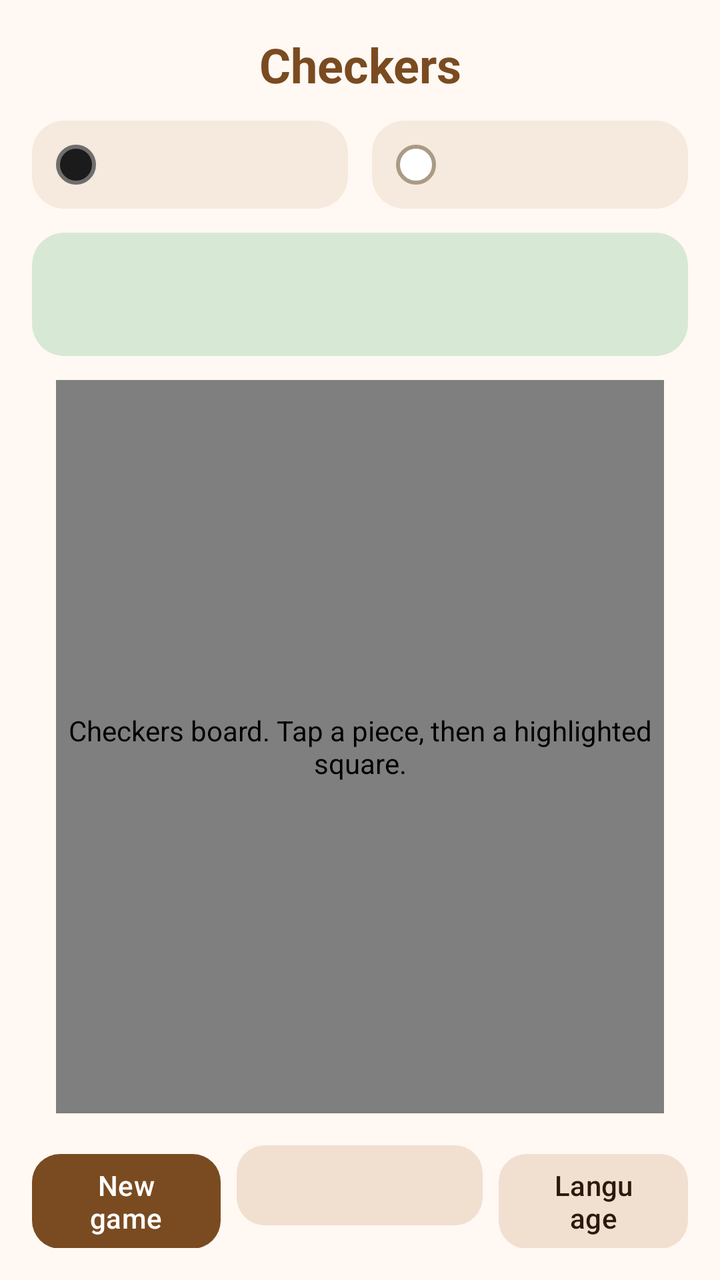
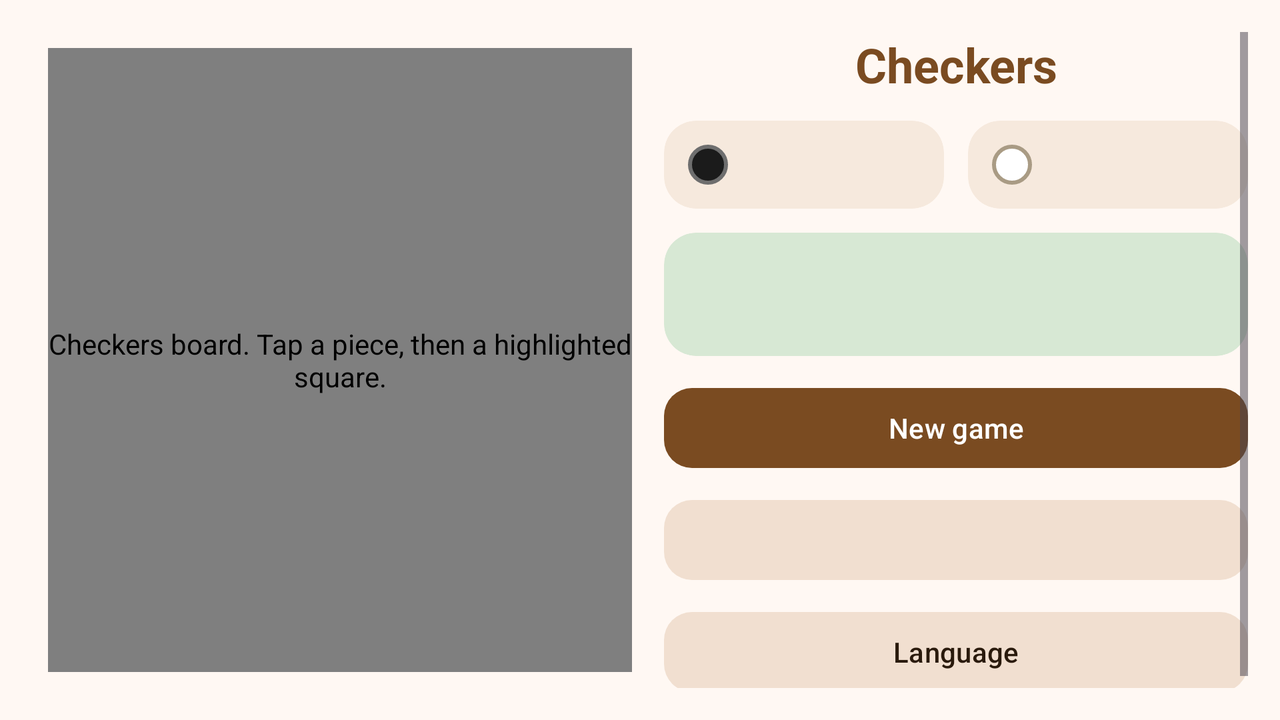

First picture: res/layout/ on a phone held upright. Second picture: the repository's own variant of that layout, on a device whose configuration matches the variant's folder. Source for both follows.
<!-- AndroidManifest.xml: application theme Theme.Checkers -->
<!-- res/layout/activity_main.xml -->
<?xml version="1.0" encoding="utf-8"?>
<LinearLayout xmlns:android="http://schemas.android.com/apk/res/android"
    xmlns:app="http://schemas.android.com/apk/res-auto"
    android:layout_width="match_parent"
    android:layout_height="match_parent"
    android:orientation="vertical"
    android:padding="16dp">

    <TextView
        android:layout_width="match_parent"
        android:layout_height="wrap_content"
        android:gravity="center"
        android:text="@string/app_name"
        android:textAppearance="?attr/textAppearanceHeadlineSmall"
        android:textColor="?attr/colorPrimary"
        android:textStyle="bold" />

    <LinearLayout
        android:layout_width="match_parent"
        android:layout_height="wrap_content"
        android:layout_marginTop="12dp"
        android:orientation="horizontal">

        <com.google.android.material.card.MaterialCardView
            style="@style/Widget.Material3.CardView.Filled"
            android:layout_width="0dp"
            android:layout_height="wrap_content"
            android:layout_marginEnd="6dp"
            android:layout_weight="1"
            app:cardBackgroundColor="@color/card_bg"
            app:cardCornerRadius="16dp"
            app:cardElevation="0dp">

            <LinearLayout
                android:layout_width="match_parent"
                android:layout_height="wrap_content"
                android:gravity="center_vertical"
                android:orientation="horizontal"
                android:padding="12dp">

                <View
                    android:layout_width="20dp"
                    android:layout_height="20dp"
                    android:background="@drawable/dot_black" />

                <TextView
                    android:id="@+id/computerScoreText"
                    android:layout_width="0dp"
                    android:layout_height="wrap_content"
                    android:layout_marginStart="10dp"
                    android:layout_weight="1"
                    android:textAppearance="?attr/textAppearanceBodyMedium"
                    android:textColor="?attr/colorOnSurface" />
            </LinearLayout>
        </com.google.android.material.card.MaterialCardView>

        <com.google.android.material.card.MaterialCardView
            style="@style/Widget.Material3.CardView.Filled"
            android:layout_width="0dp"
            android:layout_height="wrap_content"
            android:layout_marginStart="6dp"
            android:layout_weight="1"
            app:cardBackgroundColor="@color/card_bg"
            app:cardCornerRadius="16dp"
            app:cardElevation="0dp">

            <LinearLayout
                android:layout_width="match_parent"
                android:layout_height="wrap_content"
                android:gravity="center_vertical"
                android:orientation="horizontal"
                android:padding="12dp">

                <View
                    android:layout_width="20dp"
                    android:layout_height="20dp"
                    android:background="@drawable/dot_white" />

                <TextView
                    android:id="@+id/playerScoreText"
                    android:layout_width="0dp"
                    android:layout_height="wrap_content"
                    android:layout_marginStart="10dp"
                    android:layout_weight="1"
                    android:textAppearance="?attr/textAppearanceBodyMedium"
                    android:textColor="?attr/colorOnSurface" />
            </LinearLayout>
        </com.google.android.material.card.MaterialCardView>
    </LinearLayout>

    <com.google.android.material.card.MaterialCardView
        android:id="@+id/statusCard"
        style="@style/Widget.Material3.CardView.Filled"
        android:layout_width="match_parent"
        android:layout_height="wrap_content"
        android:layout_marginTop="12dp"
        app:cardBackgroundColor="@color/status_your_turn"
        app:cardCornerRadius="16dp"
        app:cardElevation="0dp">

        <LinearLayout
            android:layout_width="match_parent"
            android:layout_height="wrap_content"
            android:orientation="vertical"
            android:padding="14dp">

            <TextView
                android:id="@+id/statusText"
                android:layout_width="match_parent"
                android:layout_height="wrap_content"
                android:gravity="center"
                android:textAppearance="?attr/textAppearanceTitleMedium"
                android:textColor="@color/status_text"
                android:textStyle="bold" />

            <com.google.android.material.progressindicator.LinearProgressIndicator
                android:id="@+id/thinkingIndicator"
                android:layout_width="match_parent"
                android:layout_height="wrap_content"
                android:layout_marginTop="8dp"
                android:indeterminate="true"
                android:visibility="invisible"
                app:trackCornerRadius="4dp" />
        </LinearLayout>
    </com.google.android.material.card.MaterialCardView>

    <com.example.checkers.ui.BoardView
        android:id="@+id/boardView"
        android:layout_width="match_parent"
        android:layout_height="0dp"
        android:layout_gravity="center"
        android:layout_margin="12dp"
        android:layout_weight="1"
        android:contentDescription="@string/board_description" />

    <LinearLayout
        android:layout_width="match_parent"
        android:layout_height="wrap_content"
        android:orientation="horizontal">

        <com.google.android.material.button.MaterialButton
            android:id="@+id/newGameButton"
            android:layout_width="0dp"
            android:layout_height="wrap_content"
            android:layout_marginEnd="4dp"
            android:layout_weight="1"
            android:maxLines="2"
            android:text="@string/button_new_game"
            app:cornerRadius="14dp" />

        <com.google.android.material.button.MaterialButton
            android:id="@+id/difficultyButton"
            style="@style/Widget.Material3.Button.TonalButton"
            android:layout_width="0dp"
            android:layout_height="wrap_content"
            android:layout_marginHorizontal="4dp"
            android:layout_weight="1.3"
            android:maxLines="2"
            app:cornerRadius="14dp" />

        <com.google.android.material.button.MaterialButton
            android:id="@+id/languageButton"
            style="@style/Widget.Material3.Button.TonalButton"
            android:layout_width="0dp"
            android:layout_height="wrap_content"
            android:layout_marginStart="4dp"
            android:layout_weight="1"
            android:maxLines="2"
            android:text="@string/button_language"
            app:cornerRadius="14dp" />
    </LinearLayout>
</LinearLayout>
<!-- resources referenced by this layout -->
<resources>
  <color name="card_bg">#F6E9DD</color>
  <color name="status_text">#1B1B1B</color>
  <color name="status_your_turn">#D7E8D4</color>
  <!-- drawable dot_black (drawable) -->
  <?xml version="1.0" encoding="utf-8"?>
  <shape xmlns:android="http://schemas.android.com/apk/res/android" android:shape="oval">
      <solid android:color="@color/piece_black_dark" />
      <stroke android:width="2dp" android:color="@color/piece_black_ring" />
  </shape>
  <!-- drawable dot_white (drawable) -->
  <?xml version="1.0" encoding="utf-8"?>
  <shape xmlns:android="http://schemas.android.com/apk/res/android" android:shape="oval">
      <solid android:color="@color/piece_white_light" />
      <stroke android:width="2dp" android:color="@color/piece_white_edge" />
  </shape>
  <string name="app_name">Checkers</string>
  <string name="board_description">Checkers board. Tap a piece, then a highlighted square.</string>
  <string name="button_language">Language</string>
  <string name="button_new_game">New game</string>
  <style name="Theme.Checkers" parent="Theme.Material3.DayNight.NoActionBar">
          <item name="colorPrimary">@color/brand_primary</item>
          <item name="colorOnPrimary">@color/brand_on_primary</item>
          <item name="colorPrimaryContainer">@color/brand_primary_container</item>
          <item name="colorOnPrimaryContainer">@color/brand_on_primary_container</item>
          <item name="colorSecondaryContainer">@color/brand_secondary_container</item>
          <item name="colorOnSecondaryContainer">@color/brand_on_secondary_container</item>
          <item name="colorSurface">@color/app_surface</item>
          <item name="colorOnSurface">@color/app_on_surface</item>
          <item name="android:colorBackground">@color/app_surface</item>
          <item name="colorOnBackground">@color/app_on_surface</item>
          <item name="android:statusBarColor">@color/app_surface</item>
          <item name="android:windowLightStatusBar">@bool/light_bars</item>
      </style>
  <color name="piece_black_dark">#1B1B1B</color>
  <color name="piece_black_ring">#6E6E6E</color>
  <color name="piece_white_light">#FFFFFF</color>
  <color name="piece_white_edge">#A99B84</color>
  <color name="brand_primary">#7A4B21</color>
  <color name="brand_on_primary">#FFFFFF</color>
  <color name="brand_primary_container">#FFDCC1</color>
  <color name="brand_on_primary_container">#2C1600</color>
  <color name="brand_secondary_container">#F1DFD0</color>
  <color name="brand_on_secondary_container">#2A1A0C</color>
  <color name="app_surface">#FFF8F3</color>
  <color name="app_on_surface">#201A16</color>
</resources>
<!-- res/layout-land/activity_main.xml (the repository's variant of the layout above) -->
<!-- drawn on the phone turned sideways -->
<?xml version="1.0" encoding="utf-8"?>
<LinearLayout xmlns:android="http://schemas.android.com/apk/res/android"
    xmlns:app="http://schemas.android.com/apk/res-auto"
    android:layout_width="match_parent"
    android:layout_height="match_parent"
    android:orientation="horizontal"
    android:padding="16dp">

    <com.example.checkers.ui.BoardView
        android:id="@+id/boardView"
        android:layout_width="0dp"
        android:layout_height="match_parent"
        android:layout_gravity="center"
        android:layout_margin="8dp"
        android:layout_weight="1"
        android:contentDescription="@string/board_description" />

    <ScrollView
        android:layout_width="0dp"
        android:layout_height="match_parent"
        android:layout_marginStart="8dp"
        android:layout_weight="1"
        android:fillViewport="true">

        <LinearLayout
            android:layout_width="match_parent"
            android:layout_height="wrap_content"
            android:gravity="center_vertical"
            android:orientation="vertical">

            <TextView
                android:layout_width="match_parent"
                android:layout_height="wrap_content"
                android:gravity="center"
                android:text="@string/app_name"
                android:textAppearance="?attr/textAppearanceHeadlineSmall"
                android:textColor="?attr/colorPrimary"
                android:textStyle="bold" />

            <LinearLayout
                android:layout_width="match_parent"
                android:layout_height="wrap_content"
                android:layout_marginTop="12dp"
                android:orientation="horizontal">

                <com.google.android.material.card.MaterialCardView
                    style="@style/Widget.Material3.CardView.Filled"
                    android:layout_width="0dp"
                    android:layout_height="wrap_content"
                    android:layout_marginEnd="6dp"
                    android:layout_weight="1"
                    app:cardBackgroundColor="@color/card_bg"
                    app:cardCornerRadius="16dp"
                    app:cardElevation="0dp">

                    <LinearLayout
                        android:layout_width="match_parent"
                        android:layout_height="wrap_content"
                        android:gravity="center_vertical"
                        android:orientation="horizontal"
                        android:padding="12dp">

                        <View
                            android:layout_width="20dp"
                            android:layout_height="20dp"
                            android:background="@drawable/dot_black" />

                        <TextView
                            android:id="@+id/computerScoreText"
                            android:layout_width="0dp"
                            android:layout_height="wrap_content"
                            android:layout_marginStart="10dp"
                            android:layout_weight="1"
                            android:textAppearance="?attr/textAppearanceBodyMedium"
                            android:textColor="?attr/colorOnSurface" />
                    </LinearLayout>
                </com.google.android.material.card.MaterialCardView>

                <com.google.android.material.card.MaterialCardView
                    style="@style/Widget.Material3.CardView.Filled"
                    android:layout_width="0dp"
                    android:layout_height="wrap_content"
                    android:layout_marginStart="6dp"
                    android:layout_weight="1"
                    app:cardBackgroundColor="@color/card_bg"
                    app:cardCornerRadius="16dp"
                    app:cardElevation="0dp">

                    <LinearLayout
                        android:layout_width="match_parent"
                        android:layout_height="wrap_content"
                        android:gravity="center_vertical"
                        android:orientation="horizontal"
                        android:padding="12dp">

                        <View
                            android:layout_width="20dp"
                            android:layout_height="20dp"
                            android:background="@drawable/dot_white" />

                        <TextView
                            android:id="@+id/playerScoreText"
                            android:layout_width="0dp"
                            android:layout_height="wrap_content"
                            android:layout_marginStart="10dp"
                            android:layout_weight="1"
                            android:textAppearance="?attr/textAppearanceBodyMedium"
                            android:textColor="?attr/colorOnSurface" />
                    </LinearLayout>
                </com.google.android.material.card.MaterialCardView>
            </LinearLayout>

            <com.google.android.material.card.MaterialCardView
                android:id="@+id/statusCard"
                style="@style/Widget.Material3.CardView.Filled"
                android:layout_width="match_parent"
                android:layout_height="wrap_content"
                android:layout_marginTop="12dp"
                app:cardBackgroundColor="@color/status_your_turn"
                app:cardCornerRadius="16dp"
                app:cardElevation="0dp">

                <LinearLayout
                    android:layout_width="match_parent"
                    android:layout_height="wrap_content"
                    android:orientation="vertical"
                    android:padding="14dp">

                    <TextView
                        android:id="@+id/statusText"
                        android:layout_width="match_parent"
                        android:layout_height="wrap_content"
                        android:gravity="center"
                        android:textAppearance="?attr/textAppearanceTitleMedium"
                        android:textColor="@color/status_text"
                        android:textStyle="bold" />

                    <com.google.android.material.progressindicator.LinearProgressIndicator
                        android:id="@+id/thinkingIndicator"
                        android:layout_width="match_parent"
                        android:layout_height="wrap_content"
                        android:layout_marginTop="8dp"
                        android:indeterminate="true"
                        android:visibility="invisible"
                        app:trackCornerRadius="4dp" />
                </LinearLayout>
            </com.google.android.material.card.MaterialCardView>

            <com.google.android.material.button.MaterialButton
                android:id="@+id/newGameButton"
                android:layout_width="match_parent"
                android:layout_height="wrap_content"
                android:layout_marginTop="12dp"
                android:text="@string/button_new_game"
                app:cornerRadius="14dp" />

            <com.google.android.material.button.MaterialButton
                android:id="@+id/difficultyButton"
                style="@style/Widget.Material3.Button.TonalButton"
                android:layout_width="match_parent"
                android:layout_height="wrap_content"
                android:layout_marginTop="8dp"
                app:cornerRadius="14dp" />

            <com.google.android.material.button.MaterialButton
                android:id="@+id/languageButton"
                style="@style/Widget.Material3.Button.TonalButton"
                android:layout_width="match_parent"
                android:layout_height="wrap_content"
                android:layout_marginTop="8dp"
                android:text="@string/button_language"
                app:cornerRadius="14dp" />
        </LinearLayout>
    </ScrollView>
</LinearLayout>
